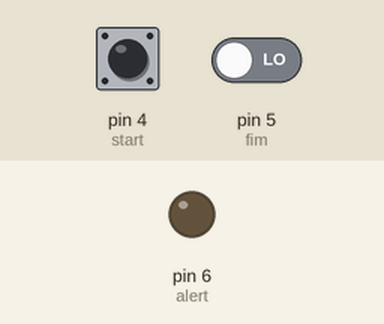
The sketch below on a simulated Arduino Uno, built with avr-gcc and run on an emulated ATmega328P. Shown: output pins drawn as LEDs (lit = HIGH). The inputs (shaded band) are chosen by the test bench; at power-on: pin 4 (start) LOW, pin 5 (fim) LOW. What the sketch prints to the serial monitor is not drawn.

Above: at 1.2 s.
1.3 s: pin 4 (start) pulled HIGH for 0.15 s
4.4 s: pin 4 (start) pulled HIGH for 1 s
At 5.4 s:
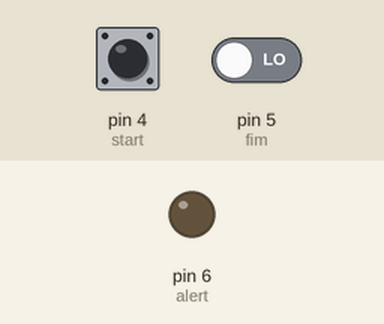
8.4 s: pin 4 (start) pulled HIGH for 3.2 s
At 16.1 s:
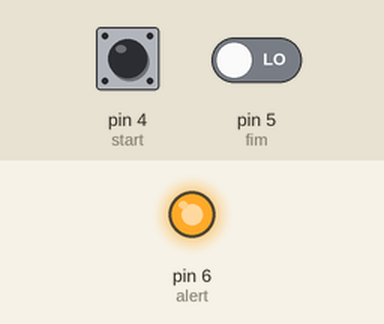
Timing chart, 0 to 17.6 s (numbered marks = the images above; inputs shaded):
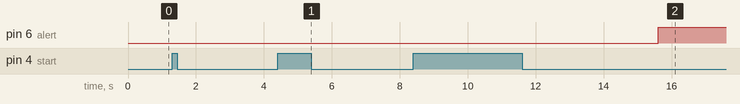

Measured:
- after the input at 1.3 s, every drawn part: stays the same
- after the input at 4.4 s, pin 6 (alert): stays LOW (without the input it goes to HIGH after 1.0 s)
- after the input at 8.4 s, pin 6 (alert): LOW → HIGH after 7.2 s instead of 1.0 s

The sketch:

tr_of.ino
```cpp
//tempo de reação

#define start 4
#define fim 5
#define alert 6
byte fl;
byte fz;
void calculo();
unsigned long start_millis;
unsigned long tempo;
unsigned long count_millis;
void setup() {
  fl = 1;
  Serial.begin(9600);
  pinMode(start, INPUT);
  pinMode(fim, INPUT);
  pinMode(alert, OUTPUT);
  Serial.print("esperando...");
}

void loop() {
  if (fl == 1) {
    if (digitalRead(start) == HIGH) {
      while (digitalRead(start) == HIGH); // espera soltar o bt
      start_millis = millis();
      Serial.println("se prepare");
      Serial.print(fl);
      digitalWrite(alert, LOW);
      fz = 1;
    }
    if(fz == 1){
    if ( (millis() - start_millis) > 4000) {
      count_millis = millis();
      digitalWrite(alert, HIGH);
      fl = 0;
      Serial.println(fl);
      fz = 0;
    }
    }
  }
  if (fl == 0) {
    if (digitalRead(fim) == HIGH) {
      while (digitalRead(fim) == HIGH);
      tempo = millis() - count_millis;
      calculo();
      fl = 1;
    }
  }
}

void calculo() {
  Serial.println(tempo);
}
```
